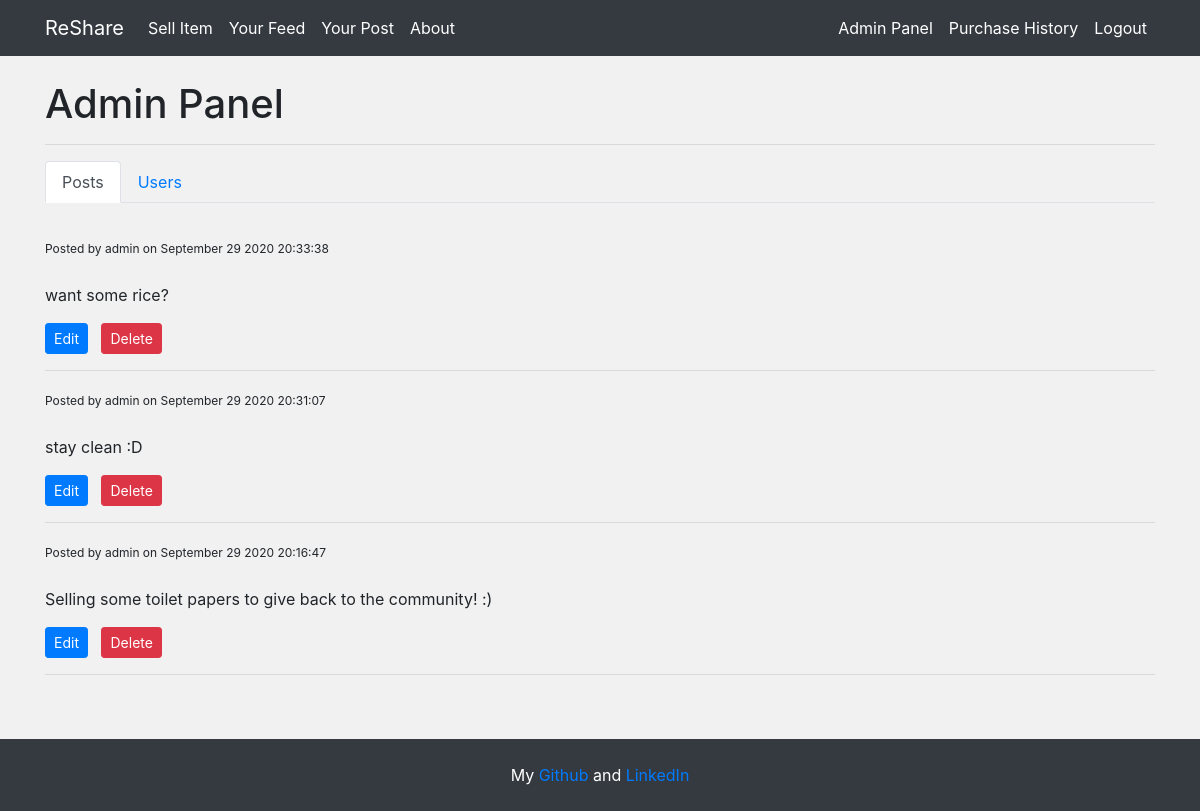
/admin (signed in), run on the app's committed database.
### app/models.py (models this page shows, shortened)
class PostData(db.Model):
    id = db.Column(db.Integer, primary_key=True)
    item = db.Column(db.String(20), nullable=False) # TODO
    stock = db.Column(db.Integer, nullable=False)
    content = db.Column(db.Text, nullable=False)
    author = db.Column(db.String(20), nullable=False, default='Unknown')
    date = db.Column(db.DateTime, nullable=False, default=datetime.now)
    likes = db.Column(db.Integer, nullable=False, default=0)
    dislikes = db.Column(db.Integer, nullable=False, default=0)

### app/routes.py (the view)
@app.route('/admin')
@login_required
def admin():
    feed_posts = PostData.query.order_by(PostData.date.desc()).all()
    users = UserData.query.filter(UserData.username!="admin").order_by(UserData.id.desc()).all()
    return render_template("admin.html", feed=feed_posts, users=users)

### app/models.py (called while the page is built)
@login_manager.user_loader
def load_user(user_id):
    return UserData.query.get(int(user_id))

### app/templates/admin.html (shortened to what this page needs)
{% extends 'base.html' %}  {% block body %}
<h1>Admin Panel</h1>
<hr />
<div id="admin-tabs" class="tab-list">
  <ul class="nav nav-tabs">
    <li class="nav-item">
      <a id="tab-1" class="nav-link active">Posts</a>
    </li>
    <li class="nav-item">
      <a id="tab-2" class="nav-link">Users</a>
    </li>
  </ul>
</div>
<br />
<div id="posts-tab">
  {%if feed%} {% for post in feed%}
  <div
    id="{{post.id}}"
    style="cursor: pointer;"
    onclick="window.location='{{url_for('display_post', id=post.id)}}';"
  >
    <small>Posted by {{post.author}} on </small>
    <small class="publish-date">{{post.date}}</small>
    <br />
    <br />
    <p style="white-space: pre-wrap;">{{post.content}}</p>
    {% if current_user.username == post.author or current_user.username ==
    "admin"%}
    <a href="/home/edit/{{post.id}}" class="btn btn-primary btn-sm">Edit</a>
    <a href="/home/delete/{{post.id}}" class="btn btn-danger btn-sm">Delete</a>
    <br />
    {%endif%}
    <hr />
  </div>
  {%endfor%} {%else%}
  <br />
  <i> No posts in feed</i>
  {%endif%}
</div>
<br />
{% endblock %}

### app/static/main.css (style rules this page uses)
small { font-size: 12px; }

### data on the page
PostData: author "admin", content "want some rice?"
PostData: author "admin", content "stay clean :D"
PostData: author "admin", content "Selling some toilet papers to give back to the community! :)"
